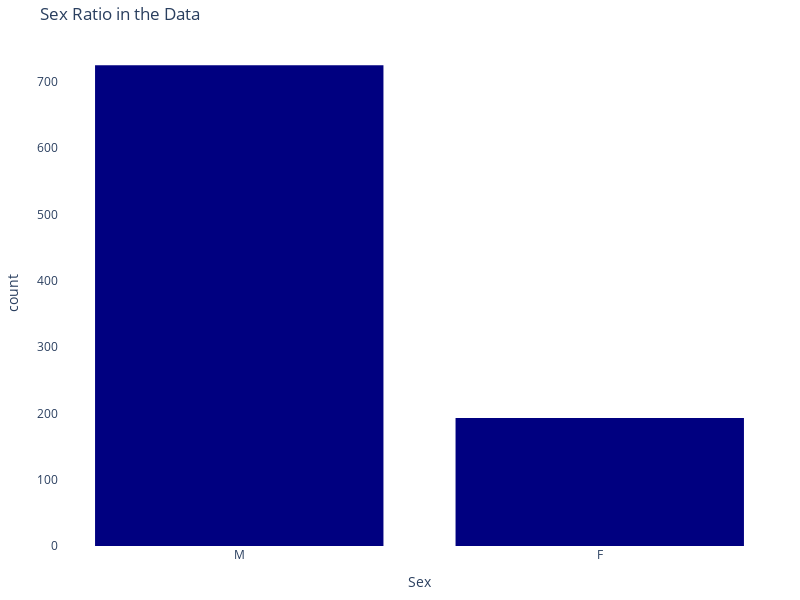

Notebook code for this chart:
### Code cell
import plotly.express as px

# Assuming df is your DataFrame
fig = px.histogram( df,
                    x = "Sex",
                    hover_data = df.columns,
                    title = "Sex Ratio in the Data",
                    color_discrete_sequence = ["navy"])

# Update the layout and margins to set the plot
fig.update_layout(  plot_bgcolor = 'white', width = 800, height = 600,
                    margin = dict(l = 20, r = 20, t = 40, b = 20))  # Adjust margins to make the plot tighter

fig.show()

### Figure 1 — Plotly figure (JSON) as saved in the notebook; plotly's stock layout.template omitted (floating-point values rounded to 4 significant figures; data arrays with more than 128 entries replaced by an {"elided": "..."} marker saying what was removed)
{"data": [{"alignmentgroup": "True", "bingroup": "x", "hovertemplate": "Sex=%{x}<br>count=%{y}<extra></extra>", "legendgroup": "", "marker": {"color": "navy", "pattern": {"shape": ""}}, "name": "", "offsetgroup": "", "orientation": "v", "showlegend": false, "type": "histogram", "x": {"elided": "918 str values"}, "xaxis": "x", "yaxis": "y"}], "layout": {"barmode": "relative", "height": 600, "legend": {"tracegroupgap": 0}, "margin": {"b": 20, "l": 20, "r": 20, "t": 40}, "plot_bgcolor": "white", "title": {"text": "Sex Ratio in the Data"}, "width": 800, "xaxis": {"anchor": "y", "domain": [0, 1], "title": {"text": "Sex"}}, "yaxis": {"anchor": "x", "domain": [0, 1], "title": {"text": "count"}}}}
